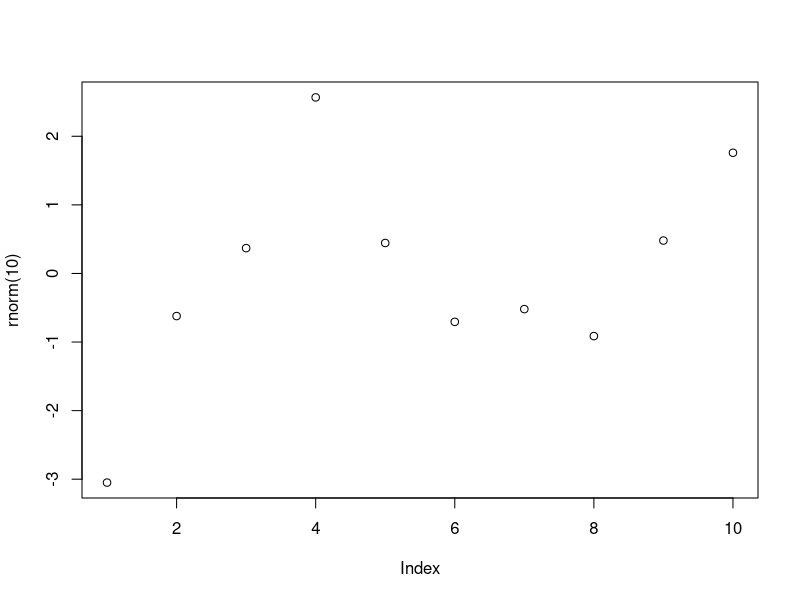
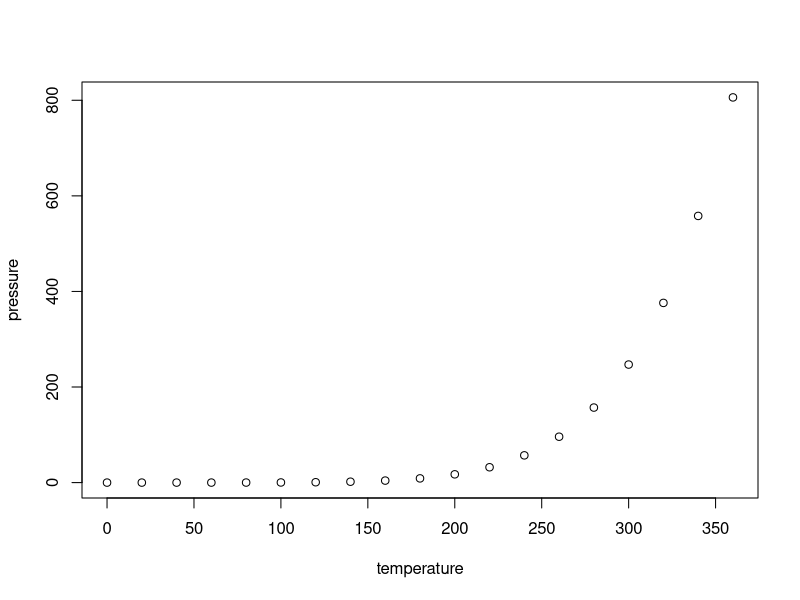

The R script that drew these images, in order:
## ---- chunk 1
#| fig-cap: rnorm
plot(rnorm(10))
## ---- chunk 2
#| fig-cap: pressure
plot(pressure)
